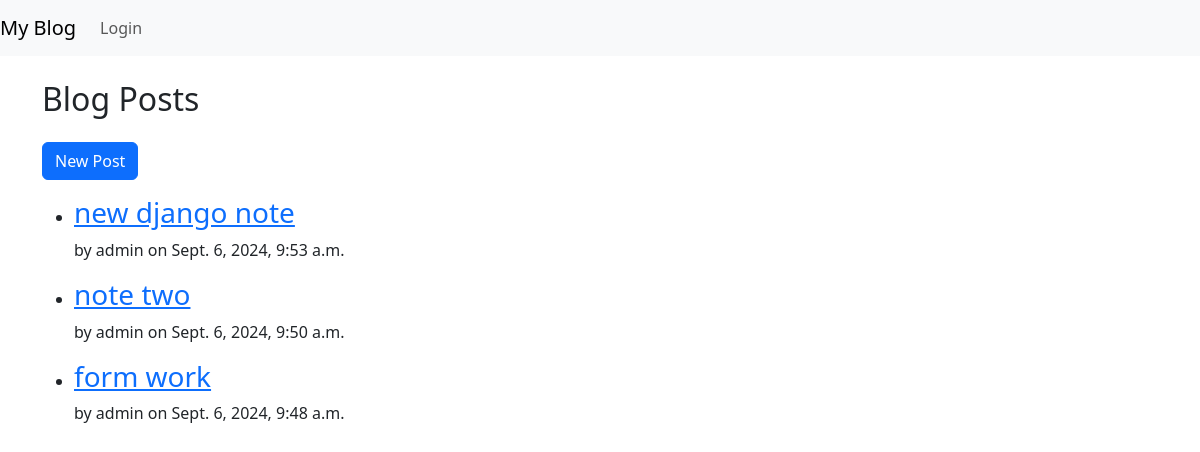
/, run on an earlier commit of the app's database.
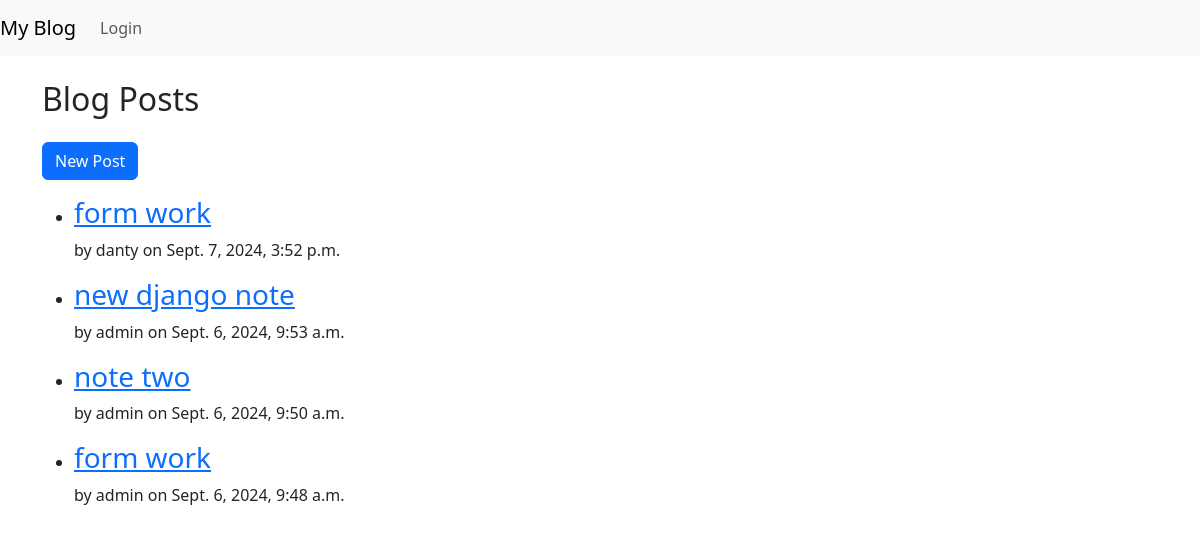
And on a later commit of the database.
### blog/models.py (models this page shows, shortened)
class Post(models.Model):
    title = models.CharField(max_length=200)
    content = models.TextField()
    author = models.ForeignKey(User, on_delete=models.CASCADE)
    created_at = models.DateTimeField(default=timezone.now)
    updated_at = models.DateTimeField(auto_now=True)

### blog/views.py (the view)
# urls.py: path('', views.post_list, name='post_list'),
def post_list(request):
    posts = Post.objects.all().order_by('-created_at')
    return render(request, 'blog/post_list.html', {'posts': posts})

### blog/templates/blog/post_list.html
{% extends 'base.html' %}
{% block content %}
<h2>Blog Posts</h2>
<a href="{% url 'post_new' %}" class="btn btn-primary my-3">New Post</a>
<ul>
    {% for post in posts %}
        <li>
            <h3><a href="{% url 'post_detail' pk=post.pk %}">{{ post.title }}</a></h3>
            <p>by {{ post.author }} on {{ post.created_at }}</p>
        </li>
    {% endfor %}
</ul>
{% endblock %}

What changed in the data, as far as the page shows it:
added Post: title "form work", author "danty", created_at "Sept. 7, 2024, 3:52 p.m."
